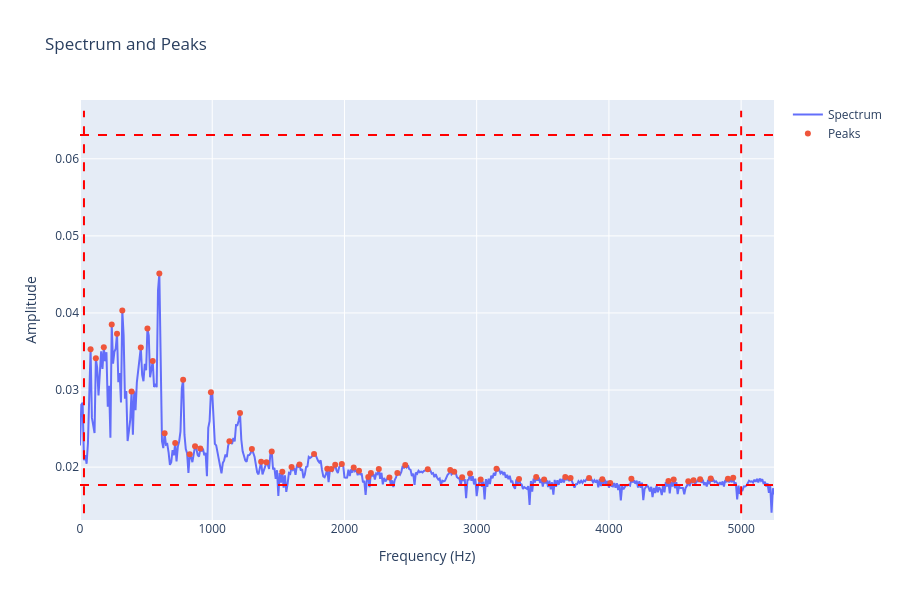
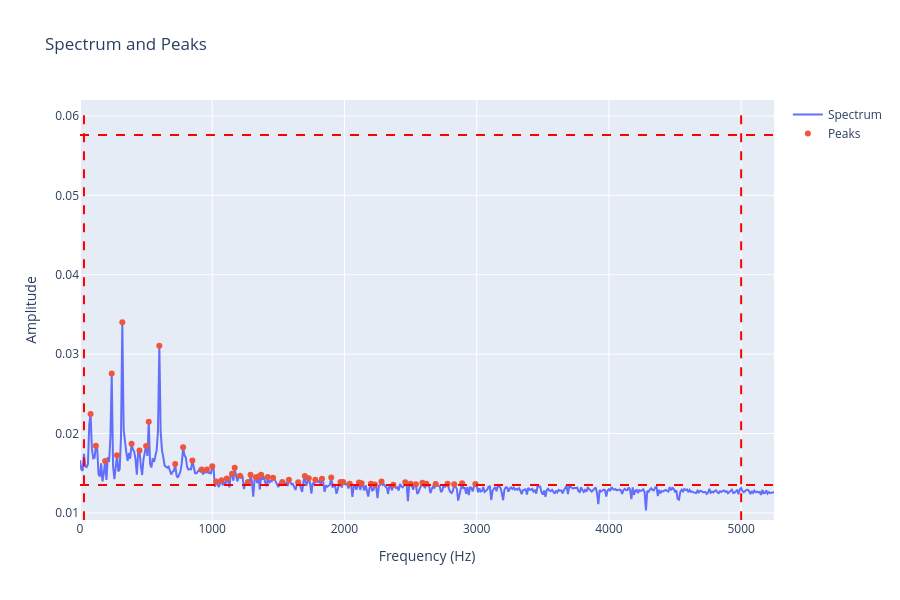
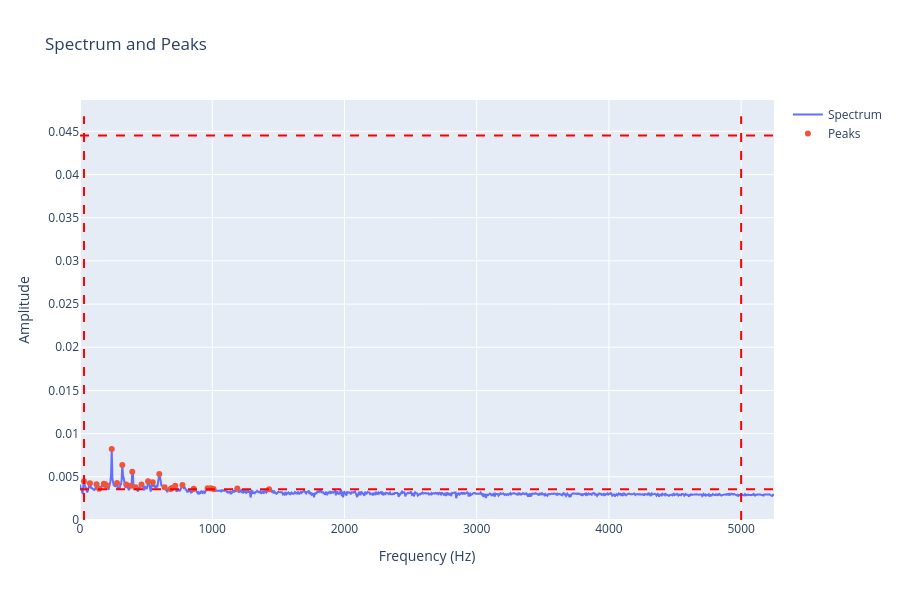
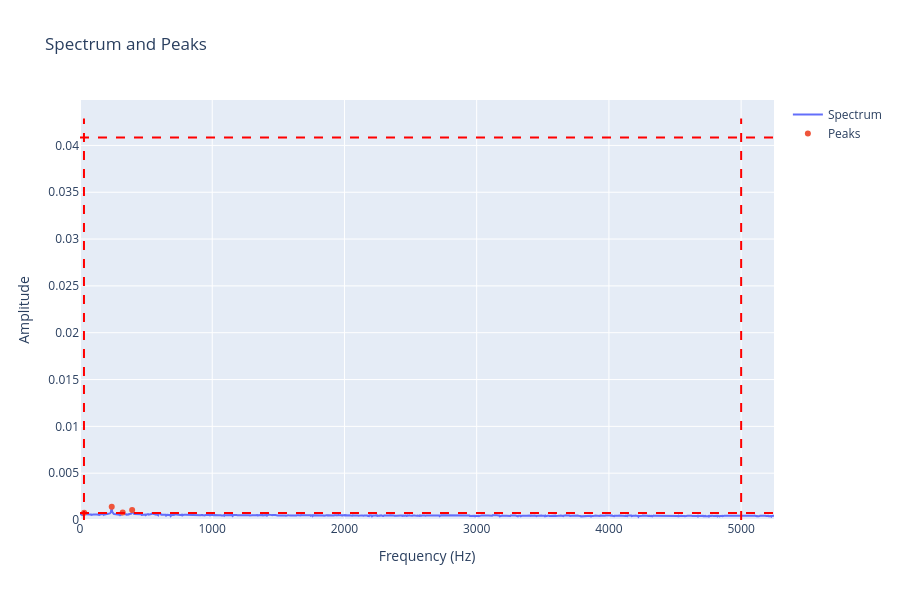

The cell these charts' notebook holds for them, in order:
### Code cell
from audiospylt.dft_analysis import analyze_signal
from audiospylt.audio_utils import ensure_finite_audio
import numpy as np
import pandas as pd

# Analyze multiple successive time windows inside `cut_audio_data`.
# Times are in seconds, relative to the START of `cut_audio_data` (not the original file).
time_intervals = [(0, 0.10), (0.10, 0.20), (0.20, 0.40), (0.40, 0.75)]

# Peak-picking parameters (keep within sensible bounds):
# - window_type: scipy window name
# - thresh_amp_low/high: peak height bounds in *linear FFT magnitude* units (0 < low < high)
# - thresh_freq_low/high: keep peaks within [low, high] Hz (high <= Nyquist or None)
# - prominence: (advanced) raw scipy prominence in same units as the spectrum amplitude
# - prominence_rel: (recommended) [0,1] prominence as fraction of max(spec)
# - width: (advanced) raw scipy width in FFT bins
# - width_hz: (recommended) width in Hz (converted to bins)
# - distance_hz: (optional) min spacing between peaks in Hz (helps avoid picking adjacent bins)
# - freq_axis_mode: 'linear' | 'log' | 'mel' | 'mixed'  (plot only)
# - freq_axis_mix: [0,1] only for 'mixed' (0=linear spacing, 1=log-like spacing)
# - mixed_log_floor_hz: >0 only for 'mixed' (plot only)
# - amp_axis_mode: 'linear' | 'log' | 'mixed' (plot only)
# - amp_axis_mix: [0,1] only for amp_axis_mode='mixed'
# - amp_log_floor: >0 floor used for log/mixed amplitude plotting (avoids log(0))
# - auto_plot_range: auto-zoom plot ranges based on freq/amp thresholds (+ padding)
# - freq_plot_pad_hz/freq_plot_pad_frac: padding around [thresh_freq_low, thresh_freq_high] (Hz or fraction of span)
# - amp_plot_pad/amp_plot_pad_frac: additive padding around [thresh_amp_low, thresh_amp_high] (linear/mixed)
# - amp_plot_pad_ratio: multiplicative padding for log amp axis

window_type = "boxcar"
thresh_amp_low = 2e-4
thresh_amp_high = 0.08
thresh_freq_low = 30
thresh_freq_high = 5000

# Prefer the intuitive variants:
prominence_rel = 0.0025  # try 0.01..0.10
width_hz = 3             # e.g. 5.0..30.0 to prefer broader peaks
distance_hz = 10         # e.g. 5.0..30.0 to avoid adjacent-bin peaks

# Keep these as None unless you want raw scipy behavior:
prominence = None
width = None

# Plot axis scaling:
freq_axis_mode = "linear"
freq_axis_mix = 0.5
mixed_log_floor_hz = 1.0

amp_axis_mode = "mixed"
amp_axis_mix = 0.5
amp_log_floor = 1e-12

# Auto-zoom plot ranges to your thresholds (+ padding):
auto_plot_range = True
freq_plot_pad_hz = None      # set e.g. 50 for +/-50 Hz padding
freq_plot_pad_frac = 0.05    # used when freq_plot_pad_hz is None
amp_plot_pad = None          # set e.g. 0.01 for +/-0.01 amplitude padding
amp_plot_pad_frac = 0.10     # used when amp_plot_pad is None
amp_plot_pad_ratio = 0.15    # only used when amp_axis_mode='log'

show_peaks = True

# Plot control:
# - plot_each_interval=True -> plot every time window
plot_each_interval = True

# Optional: override peak-picking settings per interval.
# You can key by interval index (0..N-1) OR by the (t0, t1) tuple.
# Any keys you provide here override the "base" variables above for that interval.
# Example:
# interval_overrides = {
#     0: {"thresh_amp_low": 2e-4, "prominence_rel": 0.0025},
#     1: {"thresh_amp_low": 5e-4, "distance_hz": 20},
#     (0.20, 0.40): {"thresh_freq_high": 5000},
# }
interval_overrides = {}

# Collect per-interval peak tables for the next cell.
peaks_by_interval = []  # list of dicts: {time_start, time_stop, peaks_df, params_used}

# If cut_audio_data is multi-channel, analyze the first channel by default.
_base = cut_audio_data
if isinstance(_base, np.ndarray) and _base.ndim > 1:
    _base = _base[0] if _base.shape[0] <= _base.shape[-1] else _base[:, 0]

cut_total_duration = float(len(_base)) / float(sample_rate)

# Base params (used unless overridden per interval)
base_params = dict(
    window_type=window_type,
    thresh_amp_low=thresh_amp_low,
    thresh_amp_high=thresh_amp_high,
    thresh_freq_low=thresh_freq_low,
    thresh_freq_high=thresh_freq_high,
    prominence=prominence,
    width=width,
    prominence_rel=prominence_rel,
    width_hz=width_hz,
    distance_hz=distance_hz,
    freq_axis_mode=freq_axis_mode,
    freq_axis_mix=freq_axis_mix,
    mixed_log_floor_hz=mixed_log_floor_hz,
    amp_axis_mode=amp_axis_mode,
    amp_axis_mix=amp_axis_mix,
    amp_log_floor=amp_log_floor,
    auto_plot_range=auto_plot_range,
    freq_plot_pad_hz=freq_plot_pad_hz,
    freq_plot_pad_frac=freq_plot_pad_frac,
    amp_plot_pad=amp_plot_pad,
    amp_plot_pad_frac=amp_plot_pad_frac,
    amp_plot_pad_ratio=amp_plot_pad_ratio,
    show_peaks=show_peaks,
)

for idx, (t0, t1) in enumerate(time_intervals):
    t0 = float(t0)
    t1 = float(t1)
    if not (np.isfinite(t0) and np.isfinite(t1)):
        continue
    if t1 <= t0:
        continue

    # Clamp to available audio.
    t0c = max(0.0, min(t0, cut_total_duration))
    t1c = max(0.0, min(t1, cut_total_duration))
    if t1c <= t0c:
        continue

    i0 = int(round(t0c * sample_rate))
    i1 = int(round(t1c * sample_rate))
    segment = _base[i0:i1]
    if segment.size == 0:
        continue

    segment = ensure_finite_audio(segment, name=f"segment[{idx}]", sanitize=True, verbose=False)

    # Merge interval-specific overrides.
    overrides = dict(interval_overrides.get(idx, {}))
    overrides.update(interval_overrides.get((t0, t1), {}))
    params = dict(base_params)
    params.update(overrides)

    peaks_df = analyze_signal(
        signal=segment,
        sr=sample_rate,
        filename=f"{audio_info['wav_filename']} [win {idx}: {t0c:.3f}-{t1c:.3f}s]",
        show_plot=bool(plot_each_interval),
        **params,
    )

    peaks_by_interval.append({
        "time_start": t0c,
        "time_stop": t1c,
        "peaks_df": peaks_df,
        "params_used": params,
    })

print(f"Analyzed {len(peaks_by_interval)} interval(s) out of {len(time_intervals)} requested.")

### Figure 1 — Plotly figure (JSON) as saved in the notebook; plotly's stock layout.template omitted (floating-point values rounded to 4 significant figures; data arrays with more than 128 entries replaced by an {"elided": "..."} marker saying what was removed)
{"data": [{"mode": "lines", "name": "Spectrum", "type": "scatter", "x": {"elided": "2206 float values"}, "y": {"elided": "2206 float values"}}, {"mode": "markers", "name": "Peaks", "type": "scatter", "x": [80.0, 120.0, 180.0, 240.0, 280.0, 320.0, 390.0, 460.0, 510.0, 550.0, 600.0, 640.0, 720.0, 780.0, 830.0, 870.0, 910.0, 990.0, 1130.0, 1210.0, 1300.0, 1370.0, 1410.0, 1450.0, 1530.0, 1600.0, 1660.0, 1770.0, 1870.0, 1900.0, 1930.0, 1980.0, 2070.0, 2110.0, 2180.0, 2200.0, 2260.0, 2340.0, 2400.0, 2460.0, 2630.0, 2800.0, 2830.0, 2890.0, 2950.0, 3030.0, 3150.0, 3320.0, 3450.0, 3510.0, 3670.0, 3710.0, 3850.0, 3950.0, 4010.0, 4170.0, 4450.0, 4490.0, 4600.0, 4640.0, 4690.0, 4770.0, 4900.0, 4940.0], "y": [0.03531, 0.03412, 0.03556, 0.0385, 0.03729, 0.04032, 0.0298, 0.03553, 0.03799, 0.03376, 0.04512, 0.02438, 0.02312, 0.03133, 0.02168, 0.02272, 0.02242, 0.02972, 0.02336, 0.02701, 0.02236, 0.02069, 0.02064, 0.02201, 0.0194, 0.02003, 0.02034, 0.02171, 0.01978, 0.01975, 0.02029, 0.02041, 0.01996, 0.01954, 0.0187, 0.01925, 0.01975, 0.01867, 0.01923, 0.02026, 0.01971, 0.01963, 0.01939, 0.01869, 0.01917, 0.0184, 0.01978, 0.01847, 0.01871, 0.01839, 0.01871, 0.01859, 0.01858, 0.01843, 0.01794, 0.01849, 0.01819, 0.01839, 0.01816, 0.0183, 0.01842, 0.01852, 0.01849, 0.0186]}], "layout": {"autosize": false, "height": 600, "shapes": [{"line": {"color": "Red", "dash": "dash", "width": 2}, "type": "line", "x0": 0, "x1": 22050, "y0": 0.01768, "y1": 0.01768}, {"line": {"color": "Red", "dash": "dash", "width": 2}, "type": "line", "x0": 0, "x1": 22050, "y0": 0.06309, "y1": 0.06309}, {"line": {"color": "Red", "dash": "dash", "width": 2}, "type": "line", "x0": 30, "x1": 30, "y0": 0, "y1": 0.06624}, {"line": {"color": "Red", "dash": "dash", "width": 2}, "type": "line", "x0": 5000, "x1": 5000, "y0": 0, "y1": 0.06624}], "showlegend": true, "title": {"text": "Spectrum and Peaks"}, "width": 900, "xaxis": {"range": [0, 5248.0], "title": {"text": "Frequency (Hz)"}, "type": "linear"}, "yaxis": {"range": [0.01314, 0.06763], "title": {"text": "Amplitude"}, "type": "linear"}}}

### Figure 2 — Plotly figure (JSON) as saved in the notebook; plotly's stock layout.template omitted (floating-point values rounded to 4 significant figures; data arrays with more than 128 entries replaced by an {"elided": "..."} marker saying what was removed)
{"data": [{"mode": "lines", "name": "Spectrum", "type": "scatter", "x": {"elided": "2206 float values"}, "y": {"elided": "2206 float values"}}, {"mode": "markers", "name": "Peaks", "type": "scatter", "x": [80.0, 120.0, 190.0, 240.0, 280.0, 320.0, 390.0, 450.0, 500.0, 520.0, 600.0, 720.0, 780.0, 850.0, 920.0, 960.0, 1000.0, 1030.0, 1070.0, 1110.0, 1150.0, 1170.0, 1210.0, 1270.0, 1290.0, 1330.0, 1350.0, 1370.0, 1420.0, 1460.0, 1530.0, 1580.0, 1650.0, 1700.0, 1730.0, 1780.0, 1830.0, 1900.0, 1970.0, 1990.0, 2040.0, 2110.0, 2130.0, 2200.0, 2230.0, 2280.0, 2370.0, 2460.0, 2500.0, 2540.0, 2590.0, 2620.0, 2690.0, 2780.0, 2830.0, 2890.0, 2990.0], "y": [0.02245, 0.01845, 0.01654, 0.02756, 0.01725, 0.03403, 0.01871, 0.01786, 0.01844, 0.02147, 0.03105, 0.01617, 0.01826, 0.01659, 0.01547, 0.01546, 0.01588, 0.01394, 0.01412, 0.01431, 0.01494, 0.01568, 0.01466, 0.01388, 0.01481, 0.0145, 0.01459, 0.01481, 0.01452, 0.01441, 0.01388, 0.01417, 0.01386, 0.01463, 0.01435, 0.01416, 0.01429, 0.01447, 0.01389, 0.0139, 0.01368, 0.01383, 0.01373, 0.01366, 0.01358, 0.01395, 0.01353, 0.01386, 0.01367, 0.0136, 0.0138, 0.01366, 0.01365, 0.01365, 0.0136, 0.01372, 0.01365]}], "layout": {"autosize": false, "height": 600, "shapes": [{"line": {"color": "Red", "dash": "dash", "width": 2}, "type": "line", "x0": 0, "x1": 22050, "y0": 0.01351, "y1": 0.01351}, {"line": {"color": "Red", "dash": "dash", "width": 2}, "type": "line", "x0": 0, "x1": 22050, "y0": 0.05761, "y1": 0.05761}, {"line": {"color": "Red", "dash": "dash", "width": 2}, "type": "line", "x0": 30, "x1": 30, "y0": 0, "y1": 0.06049}, {"line": {"color": "Red", "dash": "dash", "width": 2}, "type": "line", "x0": 5000, "x1": 5000, "y0": 0, "y1": 0.06049}], "showlegend": true, "title": {"text": "Spectrum and Peaks"}, "width": 900, "xaxis": {"range": [0, 5248.0], "title": {"text": "Frequency (Hz)"}, "type": "linear"}, "yaxis": {"range": [0.0091, 0.06202], "title": {"text": "Amplitude"}, "type": "linear"}}}

### Figure 3 — Plotly figure (JSON) as saved in the notebook; plotly's stock layout.template omitted (floating-point values rounded to 4 significant figures; data arrays with more than 128 entries replaced by an {"elided": "..."} marker saying what was removed)
{"data": [{"mode": "lines", "name": "Spectrum", "type": "scatter", "x": {"elided": "4411 float values"}, "y": {"elided": "4411 float values"}}, {"mode": "markers", "name": "Peaks", "type": "scatter", "x": [30.0, 75.0, 125.0, 145.0, 180.0, 190.0, 205.0, 240.0, 280.0, 320.0, 350.0, 385.0, 395.0, 420.0, 465.0, 515.0, 550.0, 600.0, 640.0, 685.0, 695.0, 720.0, 775.0, 860.0, 965.0, 990.0, 1010.0, 1190.0, 1430.0], "y": [0.004487, 0.004259, 0.004137, 0.003609, 0.004203, 0.004142, 0.003977, 0.008233, 0.004286, 0.006354, 0.004105, 0.003979, 0.005599, 0.003793, 0.004112, 0.004486, 0.004384, 0.005318, 0.003786, 0.003575, 0.0037, 0.003956, 0.004047, 0.003624, 0.003685, 0.003666, 0.003597, 0.003647, 0.003567]}], "layout": {"autosize": false, "height": 600, "shapes": [{"line": {"color": "Red", "dash": "dash", "width": 2}, "type": "line", "x0": 0, "x1": 22050, "y0": 0.003546, "y1": 0.003546}, {"line": {"color": "Red", "dash": "dash", "width": 2}, "type": "line", "x0": 0, "x1": 22050, "y0": 0.04453, "y1": 0.04453}, {"line": {"color": "Red", "dash": "dash", "width": 2}, "type": "line", "x0": 30, "x1": 30, "y0": 0, "y1": 0.04675}, {"line": {"color": "Red", "dash": "dash", "width": 2}, "type": "line", "x0": 5000, "x1": 5000, "y0": 0, "y1": 0.04675}], "showlegend": true, "title": {"text": "Spectrum and Peaks"}, "width": 900, "xaxis": {"range": [0, 5248.0], "title": {"text": "Frequency (Hz)"}, "type": "linear"}, "yaxis": {"range": [0, 0.04862], "title": {"text": "Amplitude"}, "type": "linear"}}}

### Figure 4 — Plotly figure (JSON) as saved in the notebook; plotly's stock layout.template omitted (floating-point values rounded to 4 significant figures; data arrays with more than 128 entries replaced by an {"elided": "..."} marker saying what was removed)
{"data": [{"mode": "lines", "name": "Spectrum", "type": "scatter", "x": {"elided": "7718 float values"}, "y": {"elided": "7718 float values"}}, {"mode": "markers", "name": "Peaks", "type": "scatter", "x": [31.43, 240.0, 322.9, 394.3], "y": [0.0007726, 0.001412, 0.0008014, 0.001061]}], "layout": {"autosize": false, "height": 600, "shapes": [{"line": {"color": "Red", "dash": "dash", "width": 2}, "type": "line", "x0": 0, "x1": 22050.0, "y0": 0.0007404, "y1": 0.0007404}, {"line": {"color": "Red", "dash": "dash", "width": 2}, "type": "line", "x0": 0, "x1": 22050.0, "y0": 0.04084, "y1": 0.04084}, {"line": {"color": "Red", "dash": "dash", "width": 2}, "type": "line", "x0": 30, "x1": 30, "y0": 0, "y1": 0.04288}, {"line": {"color": "Red", "dash": "dash", "width": 2}, "type": "line", "x0": 5000, "x1": 5000, "y0": 0, "y1": 0.04288}], "showlegend": true, "title": {"text": "Spectrum and Peaks"}, "width": 900, "xaxis": {"range": [0, 5248.0], "title": {"text": "Frequency (Hz)"}, "type": "linear"}, "yaxis": {"range": [0, 0.04485], "title": {"text": "Amplitude"}, "type": "linear"}}}
